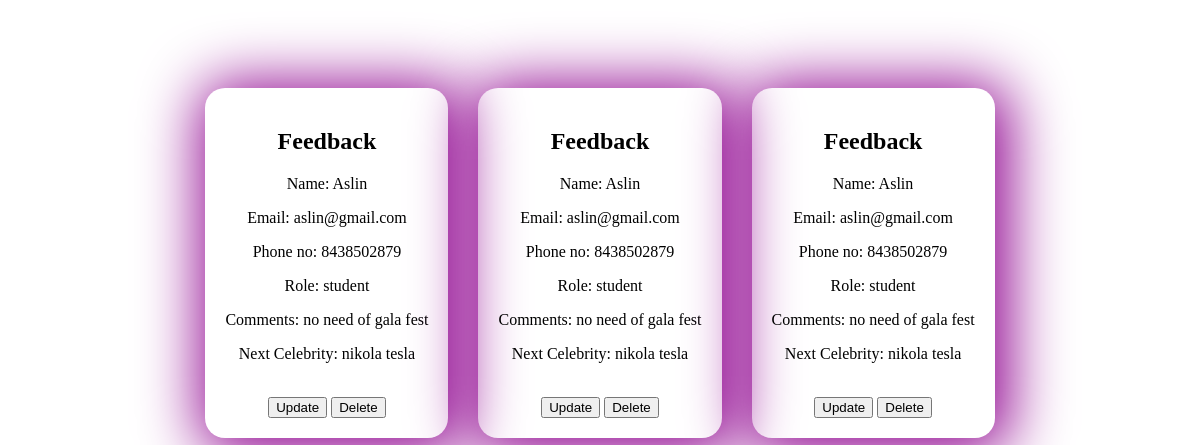
Page /read/ on the earlier database version.
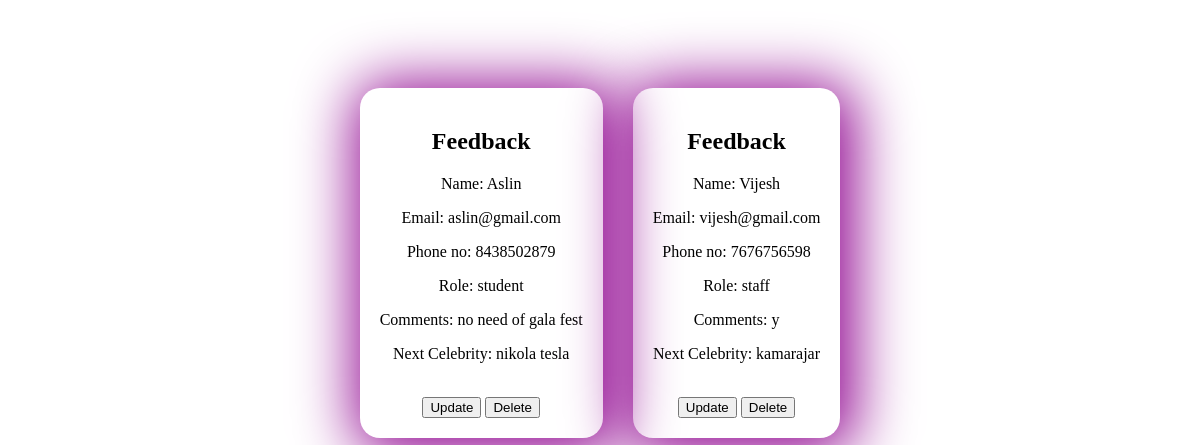
Same page on the later database version.
### crud_app/models.py (models this page shows)
class Register(models.Model):
    username=models.TextField(max_length=100)
    email=models.EmailField(max_length=100)
    phone=models.PositiveIntegerField()
    role=models.TextField()
    comments=models.TextField(max_length=1000)
    celebrities=models.TextField()

### crud_app/views.py (the view)
# urls.py: path('read/', views.read, name='read'),
def read(request):
    registrations=Register.objects.all()
    return render(request,'read.html',{'registrations': registrations})

### crud_app/templates/read.html (shortened to what this page needs)
<!DOCTYPE html>
<html>
<head>
</head>
<body>
    {% for registration in registrations %}
    <div>
        <h2>Feedback</h2>
        <p>Name: {{ registration.username }}</p>
        <p>Email: {{ registration.email }}</p>
        <p>Phone no: {{ registration.phone }}</p>
        <p>Role: {{ registration.role }}</p>
        <p>Comments: {{ registration.comments }}</p>
        <p>Next Celebrity: {{ registration.celebrities }}</p>
        <br>
        <button>Update</button>
        <button onclick="deleteRecord('{{ registration.id }}')">Delete</button>
    </div>
    {% endfor %}
</body>
</html>

### crud_app/templates/read.html (style rules this page uses)
body { display: flex; justify-content: center; align-items: center; gap: 30px; }
div { margin-top: 80px; padding: 20px; box-shadow: 5px 5px 60px 10px rgb(144, 5, 144); border-radius: 20px; text-align: center; }

Differences in the rows shown:
removed Register: username "Aslin", email "aslin@gmail.com", phone "8438502879", role "student", comments "no need of gala fest", celebrities "nikola tesla"
removed Register: username "Aslin", email "aslin@gmail.com", phone "8438502879", role "student", comments "no need of gala fest", celebrities "nikola tesla"
added Register: username "Vijesh", email "vijesh@gmail.com", phone "7676756598", role "staff", comments "y", celebrities "kamarajar"
